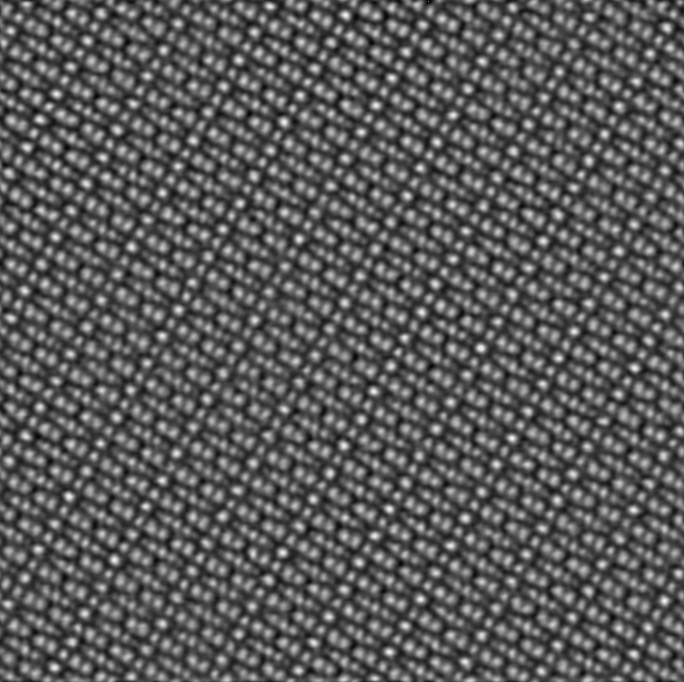
#> input picture Examples/BSSN_DPC_images/data_scan70_id2154_electronsdrift_corr_DPC_processdate_20230102_hp_reg_0.01_lp_reg100.tif, 1368 x 1364 px (shown at 1/2 size)
$ python -i utils.py   (imports and definitions only)
#> lines starting #> are read from the running program, lines starting #| are printed output that depends on the picture
"""SingleOrigin is a module for atomic column position finding intended for
    high resolution scanning transmission electron microscope images.
    Copyright (C) 2022  Stephen D. Funni

    This program is free software: you can redistribute it and/or modify
    it under the terms of the GNU General Public License as published by
    the Free Software Foundation, either version 3 of the License, or
    (at your option) any later version.

    This program is distributed in the hope that it will be useful,
    but WITHOUT ANY WARRANTY; without even the implied warranty of
    MERCHANTABILITY or FITNESS FOR A PARTICULAR PURPOSE.  See the
    GNU General Public License for more details.

    You should have received a copy of the GNU General Public License
    along with this program.  If not, see https://www.gnu.org/licenses"""


import copy
import warnings
import numpy as np
import pandas as pd
from scipy import ndimage
from scipy.ndimage.filters import (gaussian_filter, gaussian_laplace,
                                   maximum_filter)
from scipy.optimize import minimize

import imageio
from ncempy.io.dm import dmReader
from ncempy.io.ser import serReader
from ncempy.io.emdVelox import emdVeloxReader

from skimage.segmentation import watershed

import cv2

from matplotlib import pyplot as plt


#%%
"""General Crystallographic computations"""
# [173 lines left out: functions metric_tensor, bond_length, bond_angle, IntPlSpc, IntPlAng, TwoTheta and 1 more, not called in this run]
#%%
"""General image functions"""
# [455 lines left out: functions import_image, image_norm, img_equ_ellip, img_ellip_param, gaussian_2d, LoG_2d and 4 more, not called in this run]


def detect_peaks(image, min_dist=4, thresh=0):
    """Segment an image using the Watershed algorithm.

    Parameters
    ----------
    image : 2D array_like
        The image to be analyzed.
    min_dist : int or float
        The minimum distance allowed between detected peaks. Used to create
        a circular neighborhood kernel for peak detection.
    thresh : int or float
        The minimum image value that should be considered a peak. Used to
        remove low intensity background noise peaks.

    Returns
    -------
    peaks : 2D array_like with shape: image.shape
        Array with 1 indicating peak pixels and 0 elsewhere.

    """

    kern_rad = int(np.ceil(min_dist))
    size = 2*kern_rad + 1
    neighborhood = np.array([1 if np.hypot(i-kern_rad,j-kern_rad) <= min_dist
                             else 0
                             for j in range(size) for i in range(size)]
                            ).reshape((size,size))
    peaks = (maximum_filter(image,footprint=neighborhood)==image
             ) * (image > thresh)
    return peaks.astype(int)


def watershed_segment(image, sigma=None, buffer=0, local_thresh_factor = 0.95,
                      watershed_line=True, min_dist=4):
    """Segment an image using the Watershed algorithm.

    Parameters
    ----------
    image : 2D array_like
        The image to be segmented
    sigma : int or float
        The Laplacian of Gaussian sigma value to use for peak sharpening
    buffer : int
        The border within which peaks are ignored
    local_thresh_factor : float
        Removes background from each segmented region by thresholding.
        Threshold value determined by finding the maximum value of edge pixels
        in the segmented region and multipling this value by the
        local_thresh_factor value. The filtered image is used for this
        calculation. Default 0.95.
    watershed_line : bool
        Seperate segmented regions by one pixel. Default: True.
    min_dist : int or float
        The minimum distance allowed between detected peaks. Used to create
        a circular neighborhood kernel for peak detection.
        Default: 4.

    Returns
    -------
    masks : 2D array with same shape as image
    num_masks : int
        The number of masks
    slices : List of image slices which contain each region
    peaks : DataFrame with the coordinates and corresponding mask label for
        each peak not outside the buffer

    """

    img_der = copy.deepcopy(image)
    [h, w] = image.shape

    if type(sigma) in (int, float, tuple):
        img_der = image_norm(-gaussian_laplace(img_der, sigma))

    local_max, _ = ndimage.label(detect_peaks(image, min_dist=min_dist))

    masks = watershed(-img_der,local_max, watershed_line=watershed_line)
    slices = ndimage.find_objects(masks)
    num_masks = int(np.max(masks))

    """Refine masks with local_thresh_factor"""
    if local_thresh_factor > 0:
        masks_ref = np.zeros(image.shape)

        for i in range(num_masks):
            mask_sl = np.where(masks[slices[i][0],slices[i][1]]== i+1, 1, 0)
            img_der_sl = img_der[slices[i][0],slices[i][1]]
            edge = mask_sl - ndimage.morphology.binary_erosion(mask_sl)
            thresh = np.max(edge*img_der_sl) * local_thresh_factor
            mask_sl = np.where(mask_sl*img_der_sl > thresh, 1, 0)
            masks_ref[slices[i][0],slices[i][1]] += mask_sl * (i+1)

        masks = masks_ref

    _, peak_xy = np.unique(local_max, return_index=True)
    peak_xy = np.fliplr(np.array(np.unravel_index(peak_xy,
                                                  local_max.shape)).T[1:, :])

    peaks = pd.DataFrame.from_dict(
            {'x' : list(peak_xy[:, 0]),
             'y' : list(peak_xy[:, 1]),
             'label' : [i+1 for i in range(num_masks)]})

    peaks = peaks[((peaks.x >= buffer) &
                   (peaks.x <= w - buffer) &
                   (peaks.y >= buffer) &
                   (peaks.y <= h - buffer))]
    peaks = peaks.reset_index(drop=True)

    return masks, num_masks, slices, peaks

>>> import cv2
>>> picture = cv2.imread('../../../../Examples/BSSN_DPC_images/data_scan70_id2154_electronsdrift_corr_DPC_processdate_20230102_hp_reg_0.01_lp_reg100.tif', cv2.IMREAD_GRAYSCALE)
#> picture is the input picture: shape (1364, 1368); min 0, max 255, mean 89.9
>>> result = watershed_segment(picture)
#> in detect_peaks, `peaks = (maximum_filter(image,footprint=neighborhood)==image ) * (imag..`:
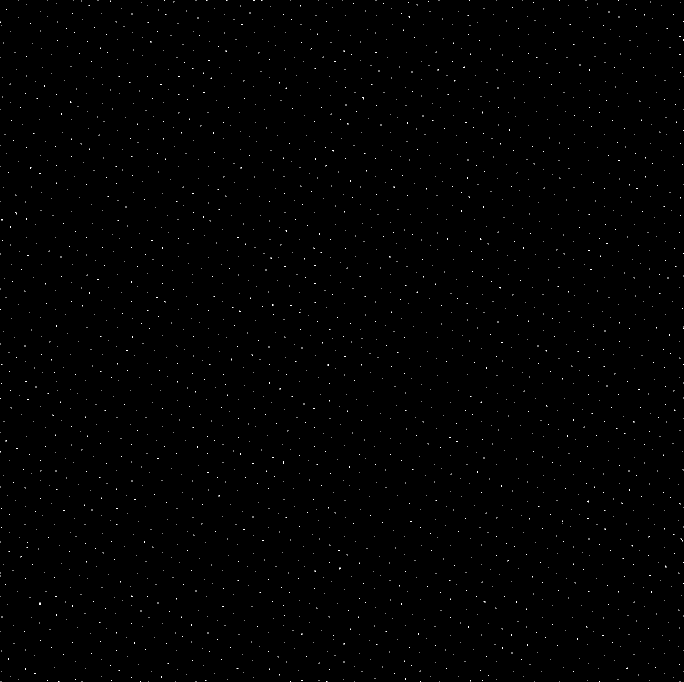
#> peaks: shape (1364, 1368) bool (shown at 1/2 size); 0.25% white in thin lines or dots
#> in detect_peaks, `return peaks.astype(int)`: returned value: shape (1364, 1368) int64; values 0 (black) and 1 (white), 0.25% white in thin lines or dots
#> in watershed_segment, `local_max, _ = ndimage.label(detect_peaks(image, min_dist=min_dist))`: local_max: shape (1364, 1368) int32; 2341 distinct labels, from 0 to 2340
#> in watershed_segment, `masks = watershed(-img_der,local_max, watershed_line=watershed_line)`:
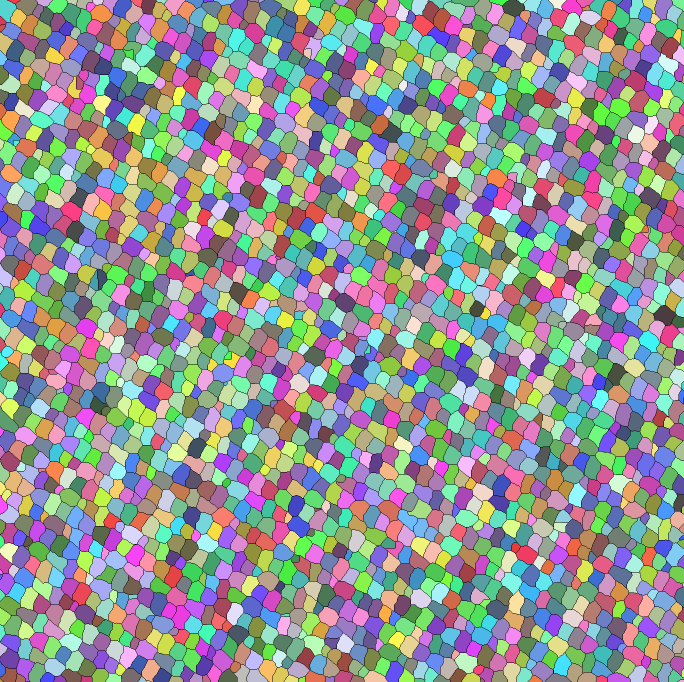
#> masks: shape (1364, 1368) int32 (shown at 1/2 size); 2341 distinct labels, from 0 to 2340; one colour per label, 0 black
#> in watershed_segment, `slices = ndimage.find_objects(masks)`: slices = 2340 items
#> in watershed_segment, `num_masks = int(np.max(masks))`: num_masks = 2340
#> the loop in watershed_segment, `for i in range(num_masks):` made 2340 passes
#> thresh on passes 1 to 3: 66.5, 146.3, 116.8
#> after the loop in watershed_segment, `for i in range(num_masks):`:
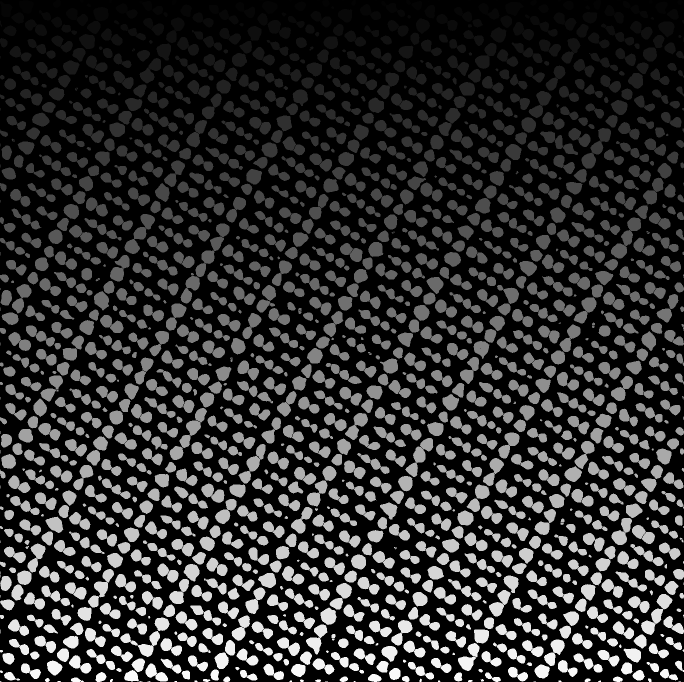
#> masks_ref: shape (1364, 1368) float64 (shown at 1/2 size); min 0, max 2340, mean 441.9; drawn with min black and max white
#> in watershed_segment, `_, peak_xy = np.unique(local_max, return_index=True)`: peak_xy = 2341 values from 0 to 1865943
#> in watershed_segment, `peak_xy = np.fliplr(np.array(np.unravel_index(peak_xy, local_max.shape..`: peak_xy = 2340 pairs, first value 0 to 1367, second value 0 to 1363
#> in watershed_segment, `peaks = pd.DataFrame.from_dict( {'x' : list(peak_xy[:, 0]), 'y' : list..`: peaks = table of 2340 rows and 3 columns

$ run again, on Examples/BSSN_DPC_images/data_scan72_id2155_electronsdrift_corr_DPC_processdate_20230102_hp_reg_0.01_lp_reg100.tif
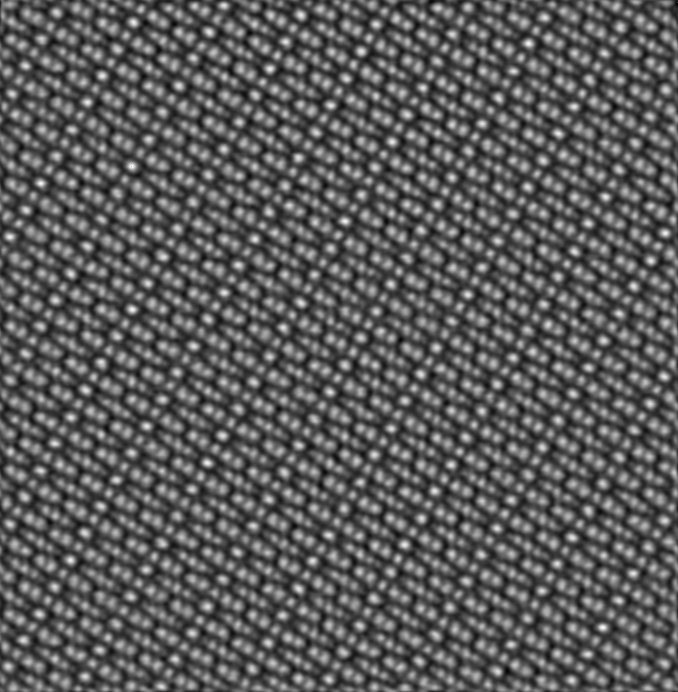
#> input picture Examples/BSSN_DPC_images/data_scan72_id2155_electronsdrift_corr_DPC_processdate_20230102_hp_reg_0.01_lp_reg100.tif, 1356 x 1384 px (shown at 1/2 size)
#> picture is the input picture: shape (1384, 1356); min 0, max 255, mean 90.6
#> local_max: shape (1384, 1356) int32; 2215 distinct labels, from 0 to 2214
#> in watershed_segment, `masks = watershed(-img_der,local_max, watershed_line=watershed_line)`:
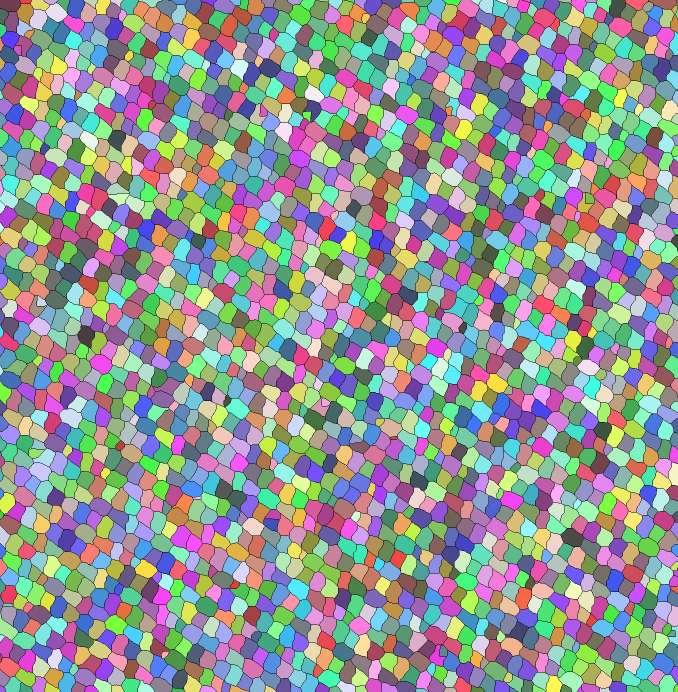
#> masks: shape (1384, 1356) int32 (shown at 1/2 size); 2215 distinct labels, from 0 to 2214; one colour per label, 0 black
#> slices = 2214 items
#> num_masks = 2214
#> the loop in watershed_segment, `for i in range(num_masks):` made 2214 passes
#> thresh on passes 1 to 3: 109.2, 100.7, 126.3
#> after the loop in watershed_segment, `for i in range(num_masks):`:
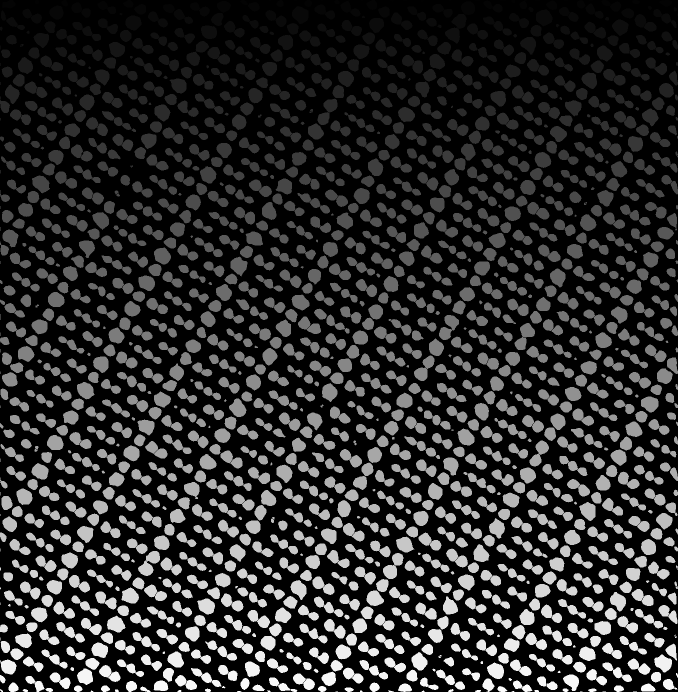
#> masks_ref: shape (1384, 1356) float64 (shown at 1/2 size); min 0, max 2214, mean 403.8; drawn with min black and max white
#> in watershed_segment, `_, peak_xy = np.unique(local_max, return_index=True)`: peak_xy = 2215 values from 0 to 1876617
#> in watershed_segment, `peak_xy = np.fliplr(np.array(np.unravel_index(peak_xy, local_max.shape..`: peak_xy = 2214 pairs, first value 0 to 1355, second value 0 to 1383
#> in watershed_segment, `peaks = pd.DataFrame.from_dict( {'x' : list(peak_xy[:, 0]), 'y' : list..`: peaks = table of 2214 rows and 3 columns

$ run again, on Examples/BSSN_DPC_images/data_scan79_id2159_electronsdrift_corr_DPC_processdate_20230102_hp_reg_0.01_lp_reg100.tif
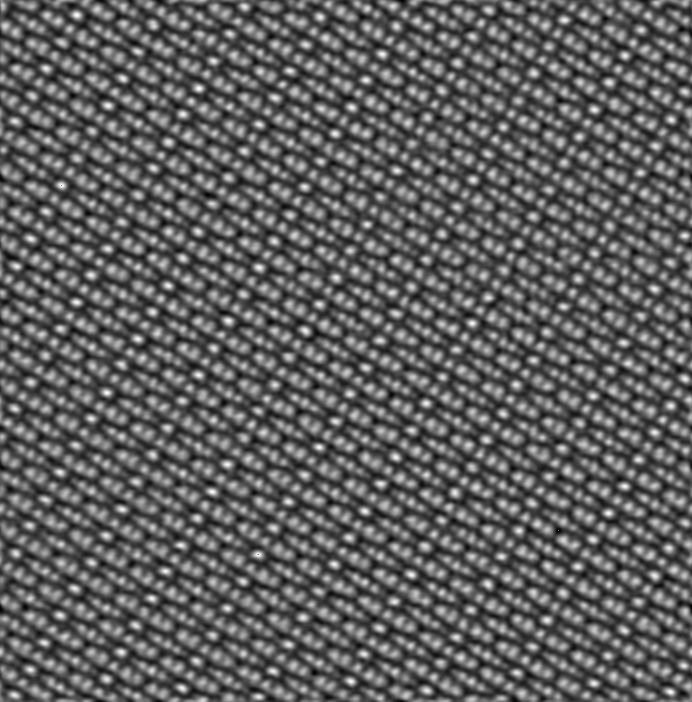
#> input picture Examples/BSSN_DPC_images/data_scan79_id2159_electronsdrift_corr_DPC_processdate_20230102_hp_reg_0.01_lp_reg100.tif, 1384 x 1404 px (shown at 1/2 size)
#> picture is the input picture: shape (1404, 1384); min 0, max 255, mean 94.8
#> local_max: shape (1404, 1384) int32; 2325 distinct labels, from 0 to 2324
#> in watershed_segment, `masks = watershed(-img_der,local_max, watershed_line=watershed_line)`:
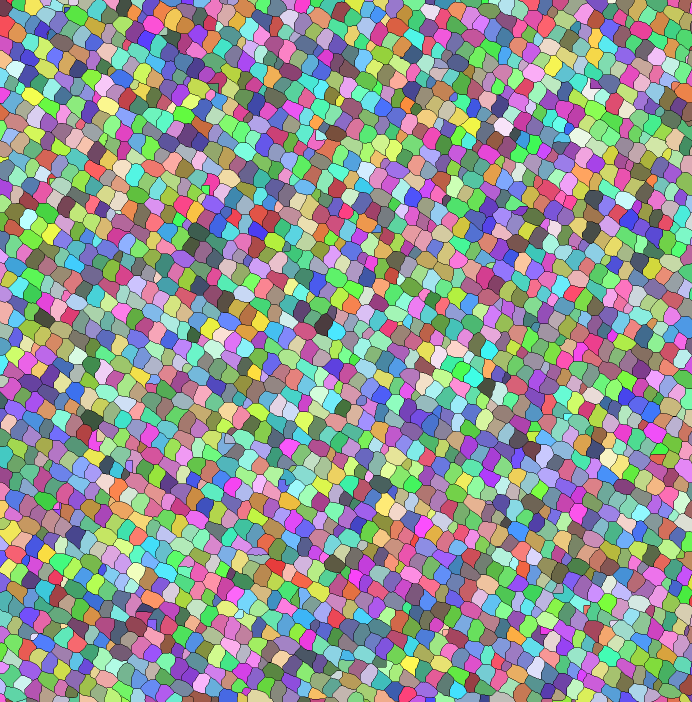
#> masks: shape (1404, 1384) int32 (shown at 1/2 size); 2325 distinct labels, from 0 to 2324; one colour per label, 0 black
#> slices = 2324 items
#> num_masks = 2324
#> the loop in watershed_segment, `for i in range(num_masks):` made 2324 passes
#> thresh on passes 1 to 3: 92.15, 113, 158.7
#> after the loop in watershed_segment, `for i in range(num_masks):`:
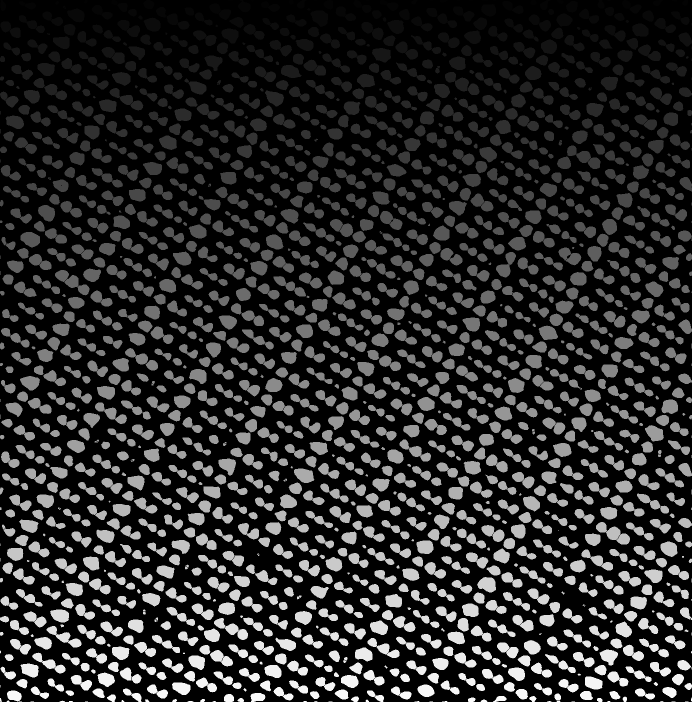
#> masks_ref: shape (1404, 1384) float64 (shown at 1/2 size); min 0, max 2324, mean 391.1; drawn with min black and max white
#> in watershed_segment, `_, peak_xy = np.unique(local_max, return_index=True)`: peak_xy = 2325 values from 0 to 1943125
#> in watershed_segment, `peak_xy = np.fliplr(np.array(np.unravel_index(peak_xy, local_max.shape..`: peak_xy = 2324 pairs, first value 0 to 1383, second value 0 to 1403
#> in watershed_segment, `peaks = pd.DataFrame.from_dict( {'x' : list(peak_xy[:, 0]), 'y' : list..`: peaks = table of 2324 rows and 3 columns

$ run again, on Examples/BSSN_DPC_images/data_scan81_id2160_electronsdrift_corr_DPC_processdate_20230102_hp_reg_0.01_lp_reg100.tif
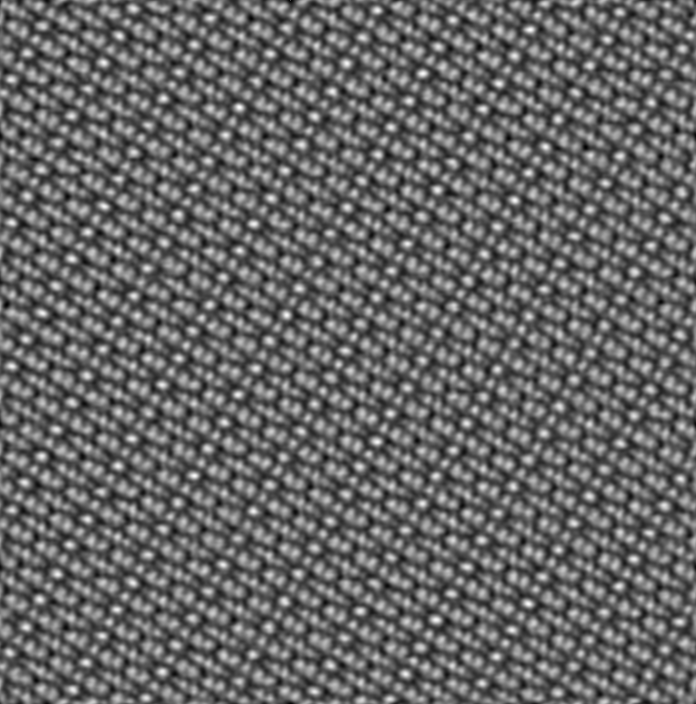
#> input picture Examples/BSSN_DPC_images/data_scan81_id2160_electronsdrift_corr_DPC_processdate_20230102_hp_reg_0.01_lp_reg100.tif, 1392 x 1408 px (shown at 1/2 size)
#> picture is the input picture: shape (1408, 1392); min 0, max 255, mean 102.1
#> local_max: shape (1408, 1392) int32; 2348 distinct labels, from 0 to 2347
#> in watershed_segment, `masks = watershed(-img_der,local_max, watershed_line=watershed_line)`:
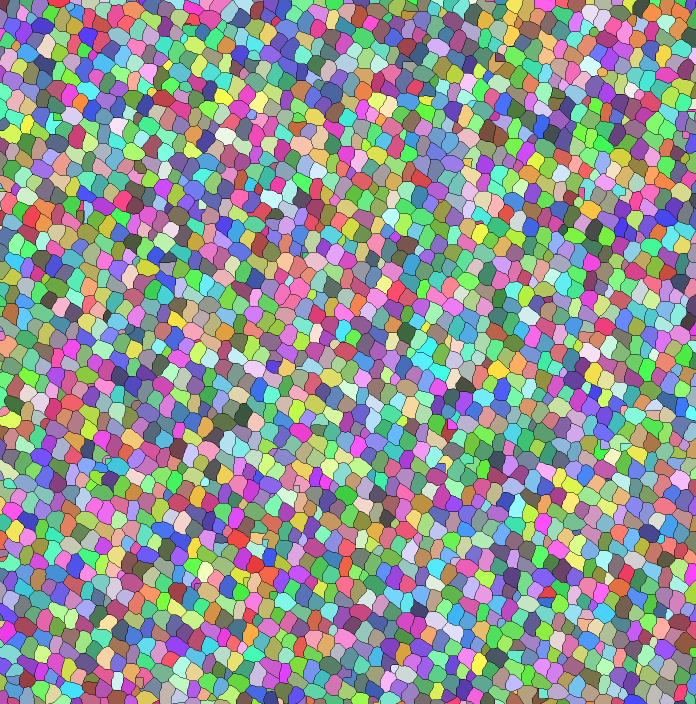
#> masks: shape (1408, 1392) int32 (shown at 1/2 size); 2348 distinct labels, from 0 to 2347; one colour per label, 0 black
#> slices = 2347 items
#> num_masks = 2347
#> the loop in watershed_segment, `for i in range(num_masks):` made 2347 passes
#> thresh on passes 1 to 3: 162.4, 140.6, 180.5
#> after the loop in watershed_segment, `for i in range(num_masks):`:
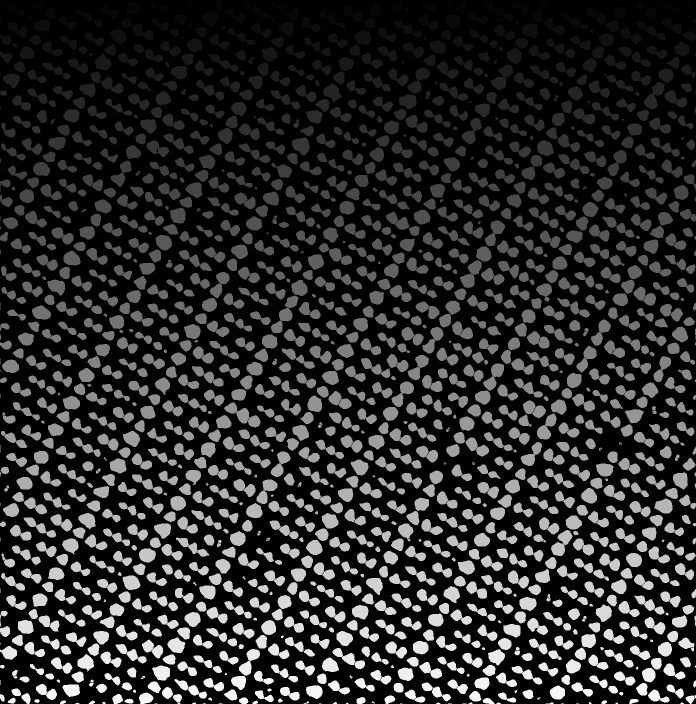
#> masks_ref: shape (1408, 1392) float64 (shown at 1/2 size); min 0, max 2347, mean 401.3; drawn with min black and max white
#> in watershed_segment, `_, peak_xy = np.unique(local_max, return_index=True)`: peak_xy = 2348 values from 0 to 1959907
#> in watershed_segment, `peak_xy = np.fliplr(np.array(np.unravel_index(peak_xy, local_max.shape..`: peak_xy = 2347 pairs, first value 0 to 1391, second value 0 to 1407
#> in watershed_segment, `peaks = pd.DataFrame.from_dict( {'x' : list(peak_xy[:, 0]), 'y' : list..`: peaks = table of 2347 rows and 3 columns
